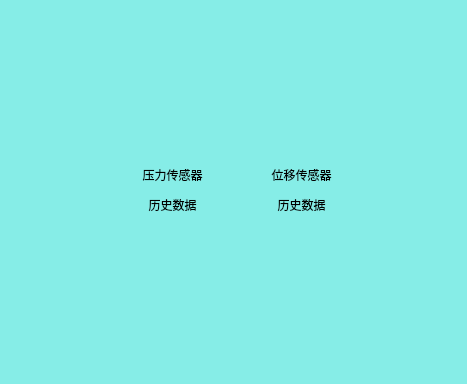
<?xml version="1.0" encoding="UTF-8"?>
<ui version="4.0">
 <class>Dialog2</class>
 <widget class="QDialog" name="Dialog2">
  <property name="enabled">
   <bool>true</bool>
  </property>
  <property name="geometry">
   <rect>
    <x>0</x>
    <y>0</y>
    <width>467</width>
    <height>384</height>
   </rect>
  </property>
  <property name="minimumSize">
   <size>
    <width>467</width>
    <height>384</height>
   </size>
  </property>
  <property name="maximumSize">
   <size>
    <width>467</width>
    <height>384</height>
   </size>
  </property>
  <property name="windowTitle">
   <string>Dialog</string>
  </property>
  <property name="styleSheet">
   <string notr="true">background-color: rgb(134,237,231);</string>
  </property>
  <widget class="QWidget" name="layoutWidget">
   <property name="geometry">
    <rect>
     <x>111</x>
     <y>31</y>
     <width>123</width>
     <height>321</height>
    </rect>
   </property>
   <layout class="QVBoxLayout" name="verticalLayout">
    <item>
     <widget class="QPushButton" name="yalihisButton">
      <property name="minimumSize">
       <size>
        <width>121</width>
        <height>111</height>
       </size>
      </property>
      <property name="styleSheet">
       <string notr="true">QPushButton { background-color: rgb(134,237,231); border-radius: 3px; color: rgb(255, 255, 255); } QPushButton:focus { background-color: rgb(244,236,2); }</string>
      </property>
      <property name="text">
       <string/>
      </property>
      <property name="icon">
       <iconset resource="pingbao.qrc">
        <normaloff>:/new/prefix1/ICON/6/1 (59).png</normaloff>:/new/prefix1/ICON/6/1 (59).png</iconset>
      </property>
      <property name="iconSize">
       <size>
        <width>100</width>
        <height>100</height>
       </size>
      </property>
      <property name="flat">
       <bool>true</bool>
      </property>
     </widget>
    </item>
    <item>
     <widget class="QLabel" name="label">
      <property name="text">
       <string>&lt;html&gt;&lt;head/&gt;&lt;body&gt;&lt;p align=&quot;center&quot;&gt;压力传感器&lt;/p&gt;&lt;p align=&quot;center&quot;&gt;历史数据&lt;/p&gt;&lt;p align=&quot;center&quot;&gt;&lt;br/&gt;&lt;/p&gt;&lt;p align=&quot;center&quot;&gt;&lt;br/&gt;&lt;/p&gt;&lt;p align=&quot;center&quot;&gt;&lt;br/&gt;&lt;/p&gt;&lt;/body&gt;&lt;/html&gt;</string>
      </property>
     </widget>
    </item>
   </layout>
  </widget>
  <widget class="QWidget" name="layoutWidget">
   <property name="geometry">
    <rect>
     <x>241</x>
     <y>31</y>
     <width>121</width>
     <height>321</height>
    </rect>
   </property>
   <layout class="QVBoxLayout" name="verticalLayout_2">
    <item>
     <widget class="QPushButton" name="weiyihisButton">
      <property name="minimumSize">
       <size>
        <width>111</width>
        <height>111</height>
       </size>
      </property>
      <property name="styleSheet">
       <string notr="true">QPushButton { background-color: rgb(134,237,231); border-radius: 3px; color: rgb(255, 255, 255); } QPushButton:focus { background-color: rgb(244,236,2); }</string>
      </property>
      <property name="text">
       <string/>
      </property>
      <property name="icon">
       <iconset resource="pingbao.qrc">
        <normaloff>:/new/prefix1/ICON/6/1 (60).png</normaloff>:/new/prefix1/ICON/6/1 (60).png</iconset>
      </property>
      <property name="iconSize">
       <size>
        <width>100</width>
        <height>100</height>
       </size>
      </property>
      <property name="flat">
       <bool>true</bool>
      </property>
     </widget>
    </item>
    <item>
     <widget class="QLabel" name="label_2">
      <property name="text">
       <string>&lt;html&gt;&lt;head/&gt;&lt;body&gt;&lt;p align=&quot;center&quot;&gt;位移传感器&lt;/p&gt;&lt;p align=&quot;center&quot;&gt;历史数据&lt;/p&gt;&lt;p align=&quot;center&quot;&gt;&lt;br/&gt;&lt;/p&gt;&lt;p align=&quot;center&quot;&gt;&lt;br/&gt;&lt;/p&gt;&lt;p align=&quot;center&quot;&gt;&lt;br/&gt;&lt;/p&gt;&lt;/body&gt;&lt;/html&gt;</string>
      </property>
     </widget>
    </item>
   </layout>
  </widget>
 </widget>
 <resources>
  <include location="pingbao.qrc"/>
 </resources>
 <connections/>
</ui>
